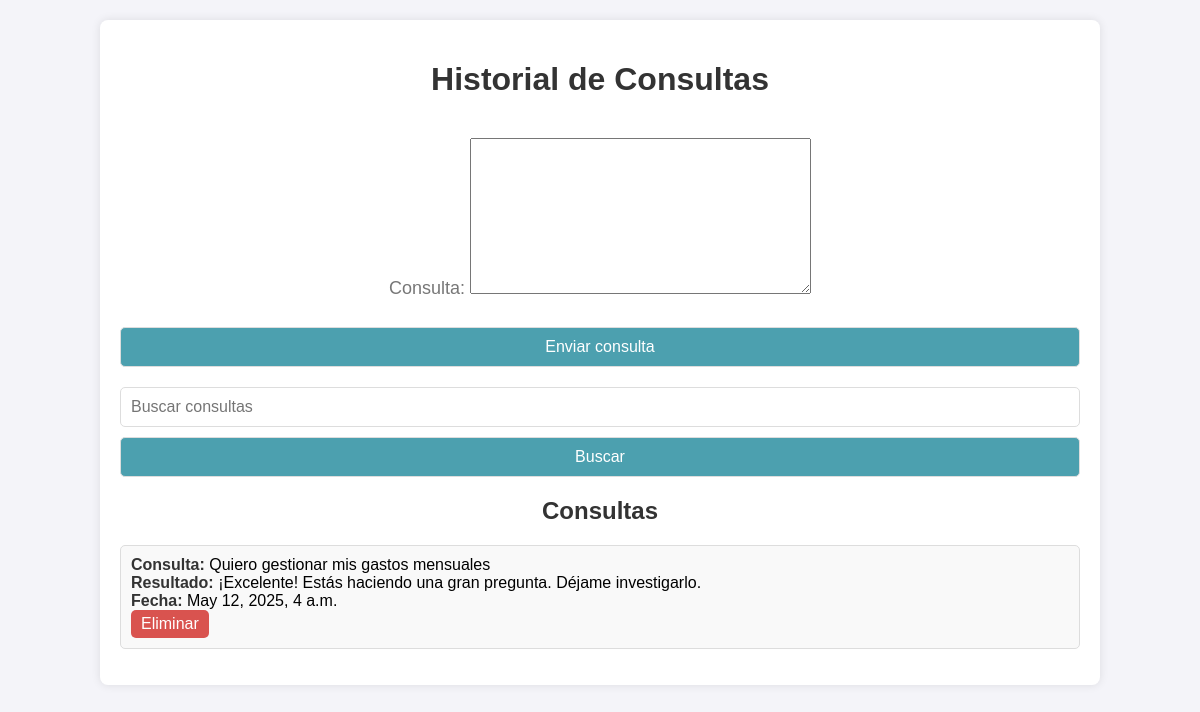
Screenshot of /accounts/historial/ (signed in) with the database file from the repository.
### accounts/models.py (models this page shows, shortened)
class Consulta(models.Model):
    usuario = models.ForeignKey(User, on_delete=models.CASCADE)
    consulta = models.TextField()
    resultado = models.TextField(null=True, blank=True)  # Aquí se guarda la respuesta automática
    fecha = models.DateTimeField(auto_now_add=True)

### accounts/views.py (the view, shortened to what this page needs)
# urls.py: path('historial/', views.historial_consultas, name='historial_consultas'),
@login_required
def historial_consultas(request):
    form = ConsultaForm()
    consultas = Consulta.objects.filter(usuario=request.user)
    query = request.GET.get('q')
    if query:
        consultas = consultas.filter(
            Q(consulta__icontains=query) | Q(resultado__icontains=query)
        )
    consultas = consultas.order_by('-fecha')
    return render(request, 'accounts/historial.html', {
        'form': form,
        'consultas': consultas,
        'query': query or '',
    })

### accounts/forms.py
class ConsultaForm(forms.ModelForm):
    class Meta:
        model = Consulta
        fields = ['consulta']  # Solo se necesita el campo consulta

### accounts/templates/accounts/historial.html (shortened to what this page needs)
<!DOCTYPE html>
<html lang="es">
<head>
</head>
<body>
    <div class="container">
        <h1>Historial de Consultas</h1>
        <form method="POST" action="{% url 'historial_consultas' %}">
            {{ form.as_p }}
            <button type="submit">Enviar consulta</button>
        </form>
        <form method="GET" action="{% url 'historial_consultas' %}">
            <input type="text" name="q" value="{{ query }}" placeholder="Buscar consultas">
            <button type="submit">Buscar</button>
        </form>
        <h2>Consultas</h2>
        {% if consultas %}
            <ul>
                {% for consulta in consultas %}
                    <li>
                        <strong>Consulta:</strong> {{ consulta.consulta }} <br>
                        <strong>Resultado:</strong> {{ consulta.resultado }} <br>
                        <strong>Fecha:</strong> {{ consulta.fecha }} <br>
                      <form method="POST" action="{% url 'eliminar_consulta' consulta.id %}" style="display:inline;">
    <button type="submit" onclick="return confirm('¿Estás seguro de eliminar esta consulta?');" style="background-color: #d9534f; color: white; border: none; padding: 5px 10px; border-radius: 5px;">
        Eliminar
    </button>
</form>
                    </li>
                {% endfor %}
            </ul>
        {% else %}
            <p>No hay consultas registradas.</p>
        {% endif %}
    </div>
</body>
</html>

### accounts/templates/accounts/historial.html (style rules this page uses)
body { font-family: Arial, sans-serif; margin: 0; padding: 0; background-color: #f4f4f9; }
.container { width: 80%; margin: 20px auto; background-color: #ffffff; padding: 20px; box-shadow: 0 0 10px rgba(0, 0, 0, 0.1); border-radius: 8px; }
h1, h2 { color: #333; text-align: center; }
form { margin-bottom: 20px; display: flex; flex-direction: column; gap: 10px; }
input[type="text"], button { padding: 10px; font-size: 16px; border: 1px solid #ddd; border-radius: 5px; }
button { background-color:rgb(76, 160, 175); color: white; cursor: pointer; }
ul { list-style: none; padding: 0; }
li { padding: 10px; margin-bottom: 10px; background-color: #f9f9f9; border: 1px solid #ddd; border-radius: 5px; }
li strong { color: #333; }
p { text-align: center; font-size: 18px; color: #777; }

### rows the page displays
Consulta: consulta "Quiero gestionar mis gastos mensuales", resultado "¡Excelente! Estás haciendo una gran pregunta. Déjame investigarlo.", fecha "May 12, 2025, 4 a.m."
